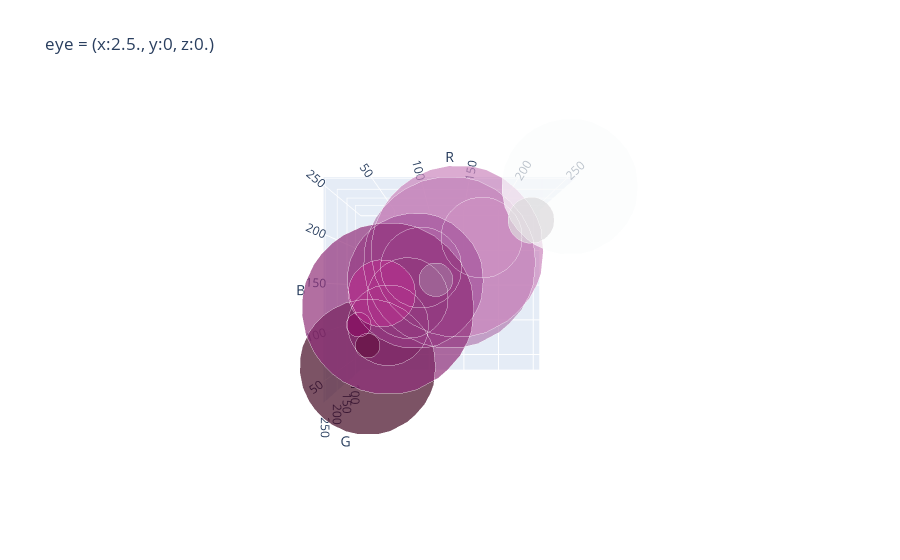
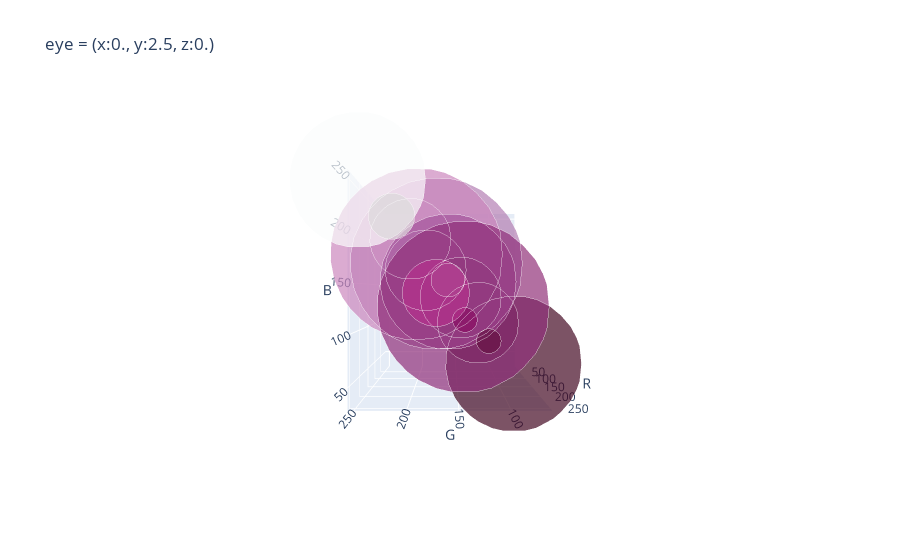
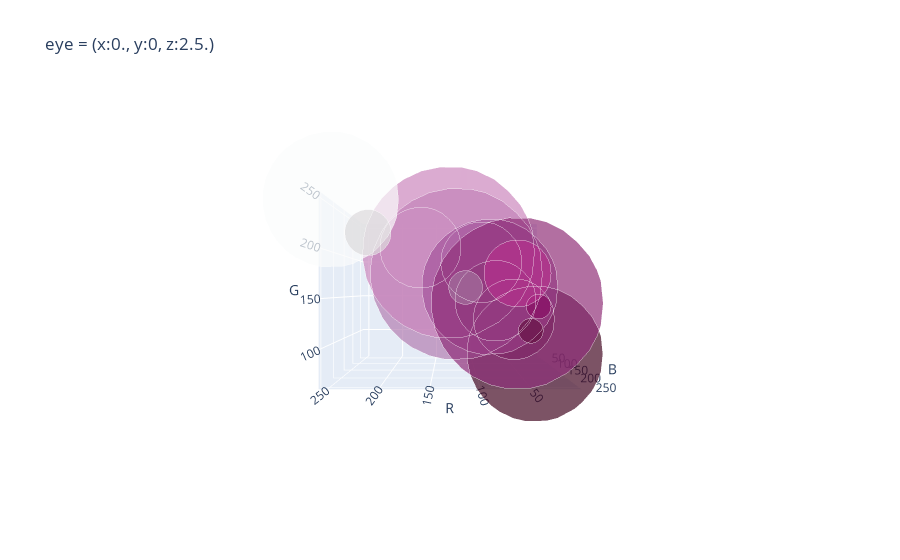

The cell these charts' notebook holds for them, in order:
### Markdown cell above
Next view RGB clusters.

### Code cell
fig = plot_rgb_distribution(rgb_props, "Cercis RGB distribution")
camera = dict(eye=dict(x=2.5, y=0, z=0))  # rotate to x axis
fig.update_layout(scene_camera=camera, title='eye = (x:2.5., y:0, z:0.)')
fig.show()
# fig.write_image(join(output_directory, title + '.rgb.x.png'))
camera = dict(eye=dict(x=0, y=2.5, z=0))  # rotate to y axis
fig.update_layout(scene_camera=camera, title='eye = (x:0., y:2.5, z:0.)')
fig.show()
# fig.write_image(join(output_directory, title + '.rgb.y.png'))
camera = dict(eye=dict(x=0, y=0, z=2.5))  # rotate to z axis
fig.update_layout(scene_camera=camera, title='eye = (x:0., y:0, z:2.5.)')
fig.show()

### Figure 1 — Plotly figure (JSON) as saved in the notebook; plotly's stock layout.template omitted (floating-point values rounded to 4 significant figures)
{"data": [{"marker": {"color": ["rgb(121, 47, 98)", "rgb(192, 95, 170)", "rgb(67, 9, 35)", "rgb(179, 126, 178)", "rgb(206, 164, 203)", "rgb(203, 135, 189)", "rgb(164, 85, 156)", "rgb(146, 75, 134)", "rgb(250, 251, 251)", "rgb(144, 48, 122)", "rgb(162, 112, 156)", "rgb(102, 18, 68)", "rgb(137, 13, 99)", "rgb(180, 48, 140)", "rgb(220, 218, 220)"], "size": [56.07, 56.07, 94.12, 119.1, 56.07, 119.1, 94.12, 56.07, 94.12, 119.1, 23.35, 17.1, 17.1, 46.51, 31.99]}, "mode": "markers", "type": "scatter3d", "x": [121, 192, 67, 179, 206, 203, 164, 146, 250, 144, 162, 102, 137, 180, 220], "y": [47, 95, 9, 126, 164, 135, 85, 75, 251, 48, 112, 18, 13, 48, 218], "z": [98, 170, 35, 178, 203, 189, 156, 134, 251, 122, 156, 68, 99, 140, 220]}], "layout": {"scene": {"camera": {"eye": {"x": 2.5, "y": 0, "z": 0}}, "xaxis": {"title": {"text": "G"}}, "yaxis": {"title": {"text": "R"}}, "zaxis": {"title": {"text": "B"}}}, "title": {"text": "eye = (x:2.5., y:0, z:0.)"}}}

### Figure 2 — Plotly figure (JSON) as saved in the notebook; plotly's stock layout.template omitted (floating-point values rounded to 4 significant figures)
{"data": [{"marker": {"color": ["rgb(121, 47, 98)", "rgb(192, 95, 170)", "rgb(67, 9, 35)", "rgb(179, 126, 178)", "rgb(206, 164, 203)", "rgb(203, 135, 189)", "rgb(164, 85, 156)", "rgb(146, 75, 134)", "rgb(250, 251, 251)", "rgb(144, 48, 122)", "rgb(162, 112, 156)", "rgb(102, 18, 68)", "rgb(137, 13, 99)", "rgb(180, 48, 140)", "rgb(220, 218, 220)"], "size": [56.07, 56.07, 94.12, 119.1, 56.07, 119.1, 94.12, 56.07, 94.12, 119.1, 23.35, 17.1, 17.1, 46.51, 31.99]}, "mode": "markers", "type": "scatter3d", "x": [121, 192, 67, 179, 206, 203, 164, 146, 250, 144, 162, 102, 137, 180, 220], "y": [47, 95, 9, 126, 164, 135, 85, 75, 251, 48, 112, 18, 13, 48, 218], "z": [98, 170, 35, 178, 203, 189, 156, 134, 251, 122, 156, 68, 99, 140, 220]}], "layout": {"scene": {"camera": {"eye": {"x": 0, "y": 2.5, "z": 0}}, "xaxis": {"title": {"text": "G"}}, "yaxis": {"title": {"text": "R"}}, "zaxis": {"title": {"text": "B"}}}, "title": {"text": "eye = (x:0., y:2.5, z:0.)"}}}

### Figure 3 — Plotly figure (JSON) as saved in the notebook; plotly's stock layout.template omitted (floating-point values rounded to 4 significant figures)
{"data": [{"marker": {"color": ["rgb(121, 47, 98)", "rgb(192, 95, 170)", "rgb(67, 9, 35)", "rgb(179, 126, 178)", "rgb(206, 164, 203)", "rgb(203, 135, 189)", "rgb(164, 85, 156)", "rgb(146, 75, 134)", "rgb(250, 251, 251)", "rgb(144, 48, 122)", "rgb(162, 112, 156)", "rgb(102, 18, 68)", "rgb(137, 13, 99)", "rgb(180, 48, 140)", "rgb(220, 218, 220)"], "size": [56.07, 56.07, 94.12, 119.1, 56.07, 119.1, 94.12, 56.07, 94.12, 119.1, 23.35, 17.1, 17.1, 46.51, 31.99]}, "mode": "markers", "type": "scatter3d", "x": [121, 192, 67, 179, 206, 203, 164, 146, 250, 144, 162, 102, 137, 180, 220], "y": [47, 95, 9, 126, 164, 135, 85, 75, 251, 48, 112, 18, 13, 48, 218], "z": [98, 170, 35, 178, 203, 189, 156, 134, 251, 122, 156, 68, 99, 140, 220]}], "layout": {"scene": {"camera": {"eye": {"x": 0, "y": 0, "z": 2.5}}, "xaxis": {"title": {"text": "G"}}, "yaxis": {"title": {"text": "R"}}, "zaxis": {"title": {"text": "B"}}}, "title": {"text": "eye = (x:0., y:0, z:2.5.)"}}}
